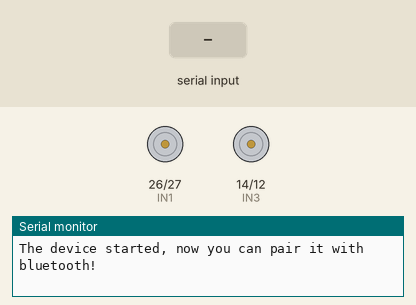
Simulated run of this sketch. Board: ESP32. Shown: motor-driver pin pairs drawn as motors (green arrow = first pin HIGH = forward, orange = second pin HIGH = backward, longer = more drive, scaled by the enable pin), the last lines printed to the serial monitor. The test bench sets the inputs (shaded band). Nothing arrives over Bluetooth unless stated.

Above: at 1.2 s.
1.3 s: "F" received over the second serial link
At 2.5 s:
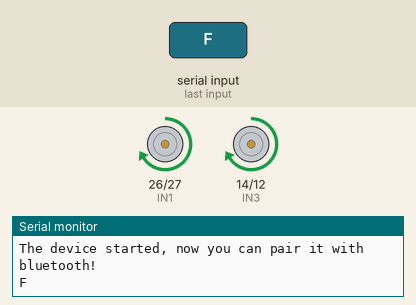
2.8 s: "B" received over the second serial link
At 3.8 s:
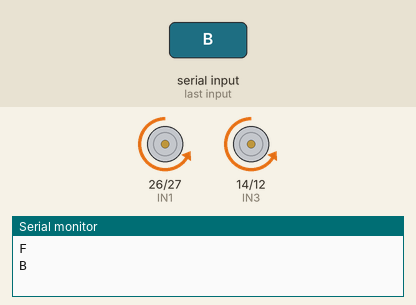
4.3 s: "L" received over the second serial link
At 5.0 s:
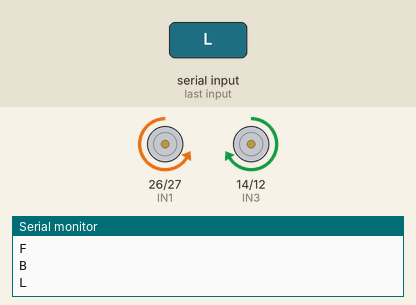
5.8 s: "R" received over the second serial link
At 6.1 s:
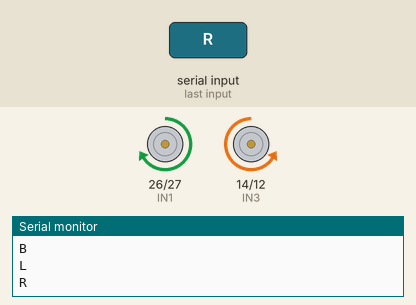
Timing chart, 0 to 8.3 s (numbered marks = the images above; inputs shaded):
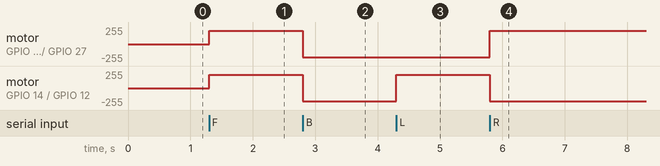

The sketch:

receiver.ino
```cpp
#include "BluetoothSerial.h"

// Check if Bluetooth is properly configured in the board definitions
#if !defined(CONFIG_BT_ENABLED) || !defined(CONFIG_BLUEDROID_ENABLED)
#error Bluetooth is not enabled! Please run `make menuconfig` to and enable it
#endif

// Initialize Bluetooth Serial object
BluetoothSerial SerialBT;

// --- Motor Pin Definitions ---
// Using L298N Motor Driver connections
// Left Motor pins
#define IN1 26 // Direction pin 1
#define IN2 27 // Direction pin 2
// Right Motor pins
#define IN3 14 // Direction pin 3
#define IN4 12 // Direction pin 4

// Enable pins (for PWM speed control)
#define ENA 25 // Speed control for Left Motor
#define ENB 33 // Speed control for Right Motor

// Variable to store the incoming Bluetooth command
char command;

void setup() {
  // Initialize standard Serial monitor for debugging
  Serial.begin(115200);

  // Start Bluetooth service with a specific broadcast name
  // This is the name you will connect to from your phone/transmitter
  SerialBT.begin("ESP32_CAR");
  Serial.println("The device started, now you can pair it with bluetooth!");

  // Set motor control pins as outputs
  pinMode(IN1, OUTPUT);
  pinMode(IN2, OUTPUT);
  pinMode(IN3, OUTPUT);
  pinMode(IN4, OUTPUT);

  // --- PWM Setup for Speed Control ---
  // Attach the enable pins to PWM channels
  ledcAttachPin(ENA, 0); // Assign ENA to channel 0
  ledcAttachPin(ENB, 1); // Assign ENB to channel 1

  // Configure the PWM channels (Channel, Frequency in Hz, Resolution in bits)
  ledcSetup(0, 5000, 8); // 8-bit resolution = 0 to 255
  ledcSetup(1, 5000, 8);

  // Set initial speed (200 out of 255)
  ledcWrite(0, 200); // Left Motor Speed
  ledcWrite(1, 200); // Right Motor Speed
}

void loop() {
  // Check if data is available to read from Bluetooth
  if (SerialBT.available()) {
    // Read the incoming character (command)
    command = SerialBT.read();

    // Print the command to Serial Monitor for debugging
    Serial.println(command);

    // --- Control Logic based on received Bluetooth command ---
    // The transmitter sends specific characters (F, B, L, R, S)
    // to control the movement of the car.
    switch (command) {
      case 'F': forward(); break;   // Move Forward
      case 'B': backward(); break;  // Move Backward
      case 'L': left(); break;      // Turn Left
      case 'R': right(); break;     // Turn Right
      case 'S': stopCar(); break;   // Stop completely
    }
  }
}

// --- Movement Helper Functions ---

// Move both motors forward
void forward() {
  digitalWrite(IN1, HIGH);
  digitalWrite(IN2, LOW);
  digitalWrite(IN3, HIGH);
  digitalWrite(IN4, LOW);
}

// Move both motors backward
void backward() {
  digitalWrite(IN1, LOW);
  digitalWrite(IN2, HIGH);
  digitalWrite(IN3, LOW);
  digitalWrite(IN4, HIGH);
}

// Turn Left: Left motor backwards (or stopped), Right motor forwards
void left() {
  digitalWrite(IN1, LOW);
  digitalWrite(IN2, HIGH);
  digitalWrite(IN3, HIGH);
  digitalWrite(IN4, LOW);
}

// Turn Right: Left motor forwards, Right motor backwards (or stopped)
void right() {
  digitalWrite(IN1, HIGH);
  digitalWrite(IN2, LOW);
  digitalWrite(IN3, LOW);
  digitalWrite(IN4, HIGH);
}

// Stop: Cut power to all directional pins
void stopCar() {
  digitalWrite(IN1, LOW);
  digitalWrite(IN2, LOW);
  digitalWrite(IN3, LOW);
  digitalWrite(IN4, LOW);
}
```

Measured:
- after the input at 1.3 s, motor on GPIO 26 (IN1) / GPIO 27 (IN2), motor on GPIO 14 (IN3) / GPIO 12 (IN4): stopped → forward 199/255 at once
- after the input at 2.8 s, motor on GPIO 26 (IN1) / GPIO 27 (IN2), motor on GPIO 14 (IN3) / GPIO 12 (IN4): forward 199/255 → backward 199/255 at once
- after the input at 4.3 s, motor on GPIO 14 (IN3) / GPIO 12 (IN4): backward 199/255 → forward 199/255 at once
- after the input at 5.8 s, motor on GPIO 26 (IN1) / GPIO 27 (IN2): backward 199/255 → forward 199/255 at once; motor on GPIO 14 (IN3) / GPIO 12 (IN4): forward 199/255 → backward 199/255 at once
